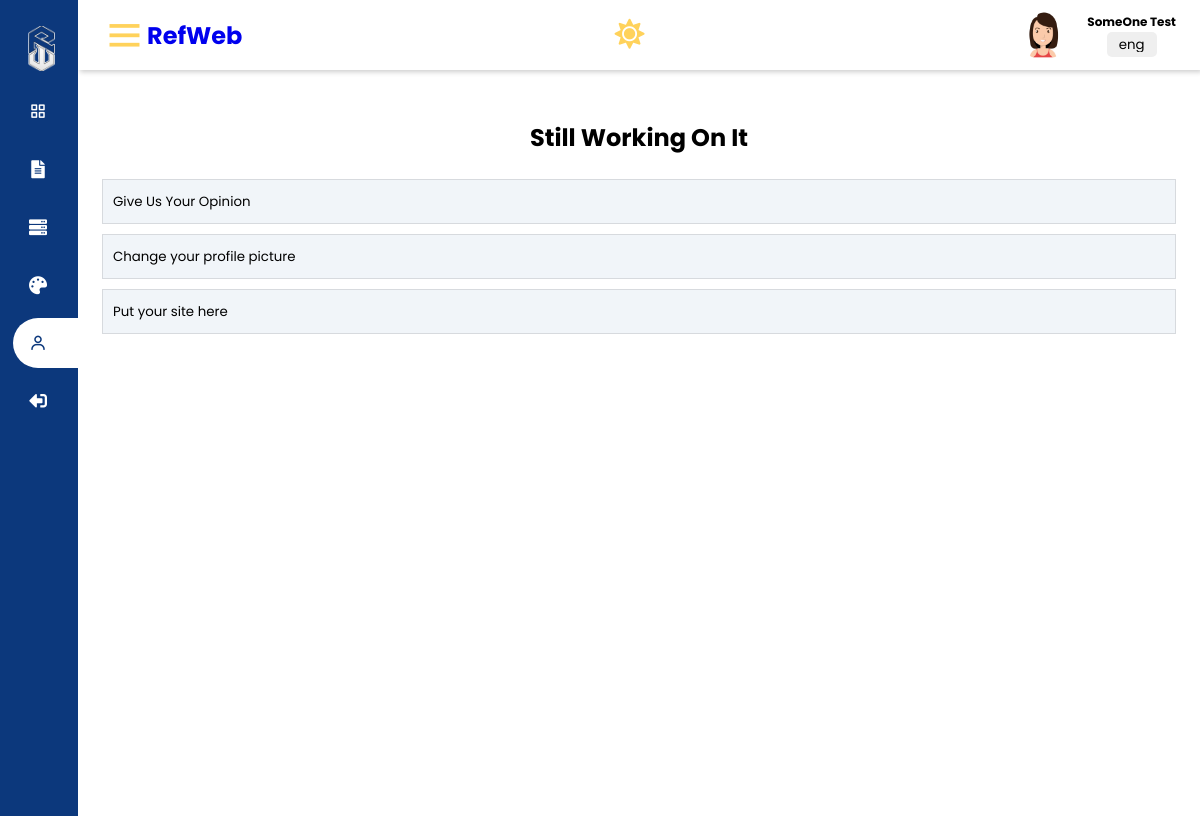
The app's page /project/user/user.php (signed in) with its own data.
### tables this page shows
CREATE TABLE `users` (
  `id` int(255) NOT NULL,
  `img` text NOT NULL,
  `username` varchar(255) NOT NULL,
  `password` varchar(255) NOT NULL,
  `fullname` varchar(255) NOT NULL,
  `role` varchar(255) NOT NULL
);

### project/db.php (called while the page is built, shortened)
<?php
$siteurl = "http://localhost/project/";
$sitename = "RefWeb";
?>

### project/lang/eng.php (called while the page is built, shortened)
<?php
    $text['home'] = "Home" ;
    $text['about'] = "About";
    $text['courses'] = "Courses";
    $text['account'] = "Account" ;
    $text['sitemotto'] = "your way to creativity";
    $text['sitedesc'] = "an educational website, which covers all that you've been questioning yourself about web applications. <br> Detailed courses helping you understand every step into  this gigantic field.";
    $text['about-website-h2'] = "we know how to build your knowledge";
    $text['about-website-p'] = "Web development is the building and maintenance of websites";
    $text['intro1-h1'] = "What is web development ?";
    $text['intro1-p'] = "It is the building and maintenance of websites. it’s the work that happens to make a great website.";
    $text['intro2-h1'] = "How to develop web ?";
    $text['intro2-p'] = "The developer must be proficient in many programs and languages to create a web";
    $text['intro3-h1'] = "Why web development ?";
    $text['intro3-p'] = "One of the most in-demand disciplines because of its financial profits and also an unlimited field.";
	$text['start-now'] = "Start Now";
    $text['more'] = "More";
    $text['our-courses'] = "OUR COURSES";
    $text['our-courses-p'] = "Upgrade Your Skills with site Courses";
    $text['card1-h2'] = "Front-End";
    $text['card1-tytle'] = "Development";
    $text['card1-info-p'] = "Learn the right way to code static websites";
    $text['card1-info-i1'] = " &nbsp the building block";
    $text['card1-info-i2'] = " &nbsp design navigation elements";
    $text['card1-info-i3'] = " &nbsp add UI effects";
    $text['card2-h2'] = "Back-End";
    $text['card2-tytle'] = "Development";
    $text['card2-info-p'] = "Learn the right way to code dynamic websites";
    $text['card2-info-i1'] = " &nbsp  build,develop and interact";
    $text['card2-info-i2'] = " &nbsp dealing with databases";
    $text['card2-info-i3'] = " &nbsp dealing with the server";
    $text['card3-h2'] = "Design";
    $text['card3-tytle'] = "Basics";
    $text['card3-info-p'] = "Learn the basics of design";
    $text['card3-info-i1'] = " &nbsp UI/UX Design";
    $text['card3-info-i2'] = " &nbsp Graphic Design";
    $text['card3-info-i3'] = " &nbsp Photo Retouch";
    $text['check'] = "Check";
    $text['users-op'] = "Users Opinions";
    $text['users-op-desc'] = "";
    $text['role'] = "role";
    $text['footer1-h3'] = "About us";
    $text['footer1-p'] = "when we started eduweb ,our goal was to give anyone the ability to learn the skills they'd need to build something meaningful with technology  from beginning to professional. ";
    $text['footer2-h3'] = "office";
    $text['footer2-p1'] = "start coding club";
    $text['footer2-p2'] = "by ntic students constantine 02";
    $text['footer2-p3'] = "Algeria";
    $text['footer2-p4'] = "eduweb399@gmail.com";
    $text['footer2-h2'] = "+213 6123123";
    $text['links'] = "Links";
    $text['team'] = "Team";
    $text['setting'] = "Setting";
    $text['opinions'] = "Opinions";
    $text['contact'] = "Contact";
    $text['sign-in'] = "Sign In";
    $text['sign-up'] = "Sign Up";
    $text['welcome'] = "Welcome";
    $text['sign-in-pr'] = "if you already have an account you can signin";
    $text['sign-up-pr'] = "still don't have an account ? </br>create one";
    $text['create-account'] = "Create Account";
    $text['errorlogin'] = "wrong username or password";
?>

### project/user/user.php (the view, shortened to what this page needs)
<?php
include('../db.php');
if(isset($_SESSION['user'])){
    if($_SESSION['user']->role === "user"){
        $id = $_SESSION['user']->id ;
        $selectuser = $database->prepare("SELECT * FROM users WHERE id = $id ");
        $selectuser->execute();
        $user = $selectuser->fetchObject();
    }
    else{
        header("location:../account.php" , true);
        die("");
    }
}else{
    header("location:../account.php" , true);
    die("");
}
?>
<!DOCTYPE html>
<html lang="en" dir="ltr">
  <head>
    <link rel="stylesheet" href="https://use.fontawesome.com/releases/v5.13.0/css/all.css">
    <link href='https://unpkg.com/boxicons@2.0.7/css/boxicons.min.css' rel='stylesheet'>
    <link rel="stylesheet" href="<?php echo ''.$siteurl.'css/user-style.css';?>">
   </head>
<body>
  <div class="sidebar">
    <ul class="nav-list">
      <li>
        <center><img src="<?php echo ''.$siteurl.'imgs/lg.png';?>" alt=""></center>
      </li>
      <li>
        <a href="index.php" >
          <i class='bx bx-grid-alt'></i>
        </a>
      </li>
      <li>
        <a href="frontend.php">
        <i class="fas fa-file-alt"></i>
        </a>
      </li>
      <li>
        <a href="backend.php">
          <i class="fas fa-server"></i>
        </a>
      </li>
      <li>
        <a href="design.php">
          <i class="fas fa-palette"></i>
        </a>
      </li>
      <li>
       <a href="user.php" class="active">
         <i class='bx bx-user' ></i>
       </a>
     </li>
     <li>
       <a href="<?php echo ''.$siteurl.'logout.php'; ?>">
         <i class="fas fa-sign-out-alt" style="transform: rotate(180deg);"></i>
       </a>
     </li>
    </ul>
  </div>
  <section class="home-section">
    <header id="header">
      <h2>
        <div class="logo-details">
            <div class="logo_name"><i class='bx bx-menu' id="btn" ></i>
              <?php echo'<a href="'.$siteurl.'">'.$sitename.'</a>' ?>
            </div>
        </div>
      </h2>
      <div><?php
        if($_SESSION['mode'] == "norm"){
          echo '<form method="POST"><button name="dark" id="sun"><i class="fas fa-sun" ></i></button></form>';
        }else {
          echo'<form method="POST"><button name="norm"  id="moon"><i class="fas fa-moon "></i></button></form>';
        }
      ?>
      </div>
      <div class="user-wrapper">
        <img src="<?php echo ''.$siteurl.'/imgs/'.$user->img.'' ?>" width="40px" height="40px" alt="">
        <div id="namelg">
            <h4><?php echo $user->fullname ?></h4>
            <form method="POST" >
              <select name="lang" id="lang" onchange='this.form.submit();'  >
                <?php $langs = array("eng", "ar", "fr");
                  echo'<option value="ar">'.$_SESSION['lang'].'</option>';
                ?>
              </select>
            </form>
        </div>
      </div>
    </header>
  <main style="/*display: flex;margin-top: 80px;align-items: center;*/">
<center><h1>Still Working On It</h1></center>
  <div id="opinions" >
        <BUTTON ONCLICK="ShowAndHide(this.id);"  id="opinions"  class="button"><?php echo $text['useropbutton']; ?></BUTTON>
    </div>
    <div id="userimg" >
        <BUTTON ONCLICK="ShowAndHide(this.id);"  id="userimg"  class="button"><?php echo $text['userimgbutton']; ?></BUTTON>
    </div>
     <div id="res" >
        <BUTTON ONCLICK="ShowAndHide(this.id);"  id="res"  class="button"><?php echo $text['usersitebutton']; ?></BUTTON>
    </div>
  </main>
  </section>
</body>
</html>

### project/css/user-style.css (style rules this page uses)
:root { --main-color1: #1f8fc3; --main-color: #0C387C; --sec-color: #FFD25B; --color-dark: #1D2231; --text-grey: #8390A2; }
* { margin: 0; padding: 0; box-sizing: border-box; font-family: "Poppins" , sans-serif; }
.button { width: 100%; background-color: #f1f5f9; border: 1px #0000001c solid; text-align: left; height: 45px; padding: 0px 0px 0px 10px; }
body { background: #fff; }
.bx-menu { font-size: 45px; }
.logo_name { display: flex; align-items: center; flex-direction: row; flex-wrap: nowrap; }
.logo_name a { text-decoration: none; }
.sidebar { position: fixed; left: 0; top: 0; height: 100%; width: 78px; background: var(--main-color); padding: 6px 0px 6px 14px; z-index: 99; transition: all 0.5s ease; }
header .logo-details { height: 60px; display: flex; align-items: center; position: relative; color: var(--sec-color); }
.sidebar i { color: #fff; height: 60px; min-width: 50px; font-size: 28px; text-align: center; line-height: 60px; }
.sidebar .nav-list { margin-top: 20px; height: 100%; }
.sidebar li { position: relative; margin: 8px -1px; list-style: none; }
.sidebar li a { display: flex; height: 100%; width: 100%; border-radius: 50px 0px 0px 50px; align-items: center; text-decoration: none; transition: all 0.4s ease; }
.sidebar li a:hover , .sidebar li a.active { background: #fff; }
.sidebar li a:hover .links_name, .sidebar li a:hover i , .sidebar li a.active .links_name , .sidebar li a.active i { transition: all 0.5s ease; color: var(--main-color); }
.sidebar li i { height: 50px; line-height: 50px; font-size: 18px; border-radius: 12px; }
.sidebar li img { height: 45px; width: 45px; object-fit: cover; border-radius: 6px; margin-right: 10px; }
.home-section { position: relative; min-height: 100vh; top: 0; left: 78px; width: calc(100% - 78px); transition: all 0.5s ease; z-index: 2; overflow-x: hidden; }
header { color: #ffff; display: flex; justify-content: space-between; align-items: center; position: fixed; left: 78px; width: calc(100% - 78px); height: 70px; top: 0; transition: all 0.5s; background: #fff; padding: 10px 1.5rem; box-shadow: 2px 2px 5px rgb(0 0 0 / 20%); z-index: 100; }
header select { border: 1px var(--sec-color) none; border-radius: 5px; width: 50px; text-align: center; height: 25px; cursor: pointer; appearance: none; }
header h2 { color: #fff; }
#sun { color: var(--sec-color); font-size: 30px; background: unset; border: unset; cursor: pointer; margin: 0px 10px; }
.user-wrapper { display: flex; align-items: center; color: black; }
.user-wrapper h4 { font-size: 12px; text-align: center; }
.user-wrapper img { border-radius: 50%; margin-right: 1rem; height: 55px; width: 55px; border: white 3px solid; }
.user-wrapper #namelg { display: flex; flex-direction: column; flex-wrap: nowrap; align-items: center; }
main { margin-top: 120px; padding: 0rem 1.5rem; background: #ffff; min-height: calc(100vh - 120px); margin-bottom: 1rem; }

### records on screen
users: img (picture), fullname "SomeOne Test"

### other values on screen
$sitename "RefWeb"
$text['useropbutton'] "Give Us Your Opinion"
$text['userimgbutton'] "Change your profile picture"
$text['usersitebutton'] "Put your site here"
form field lang "eng"
